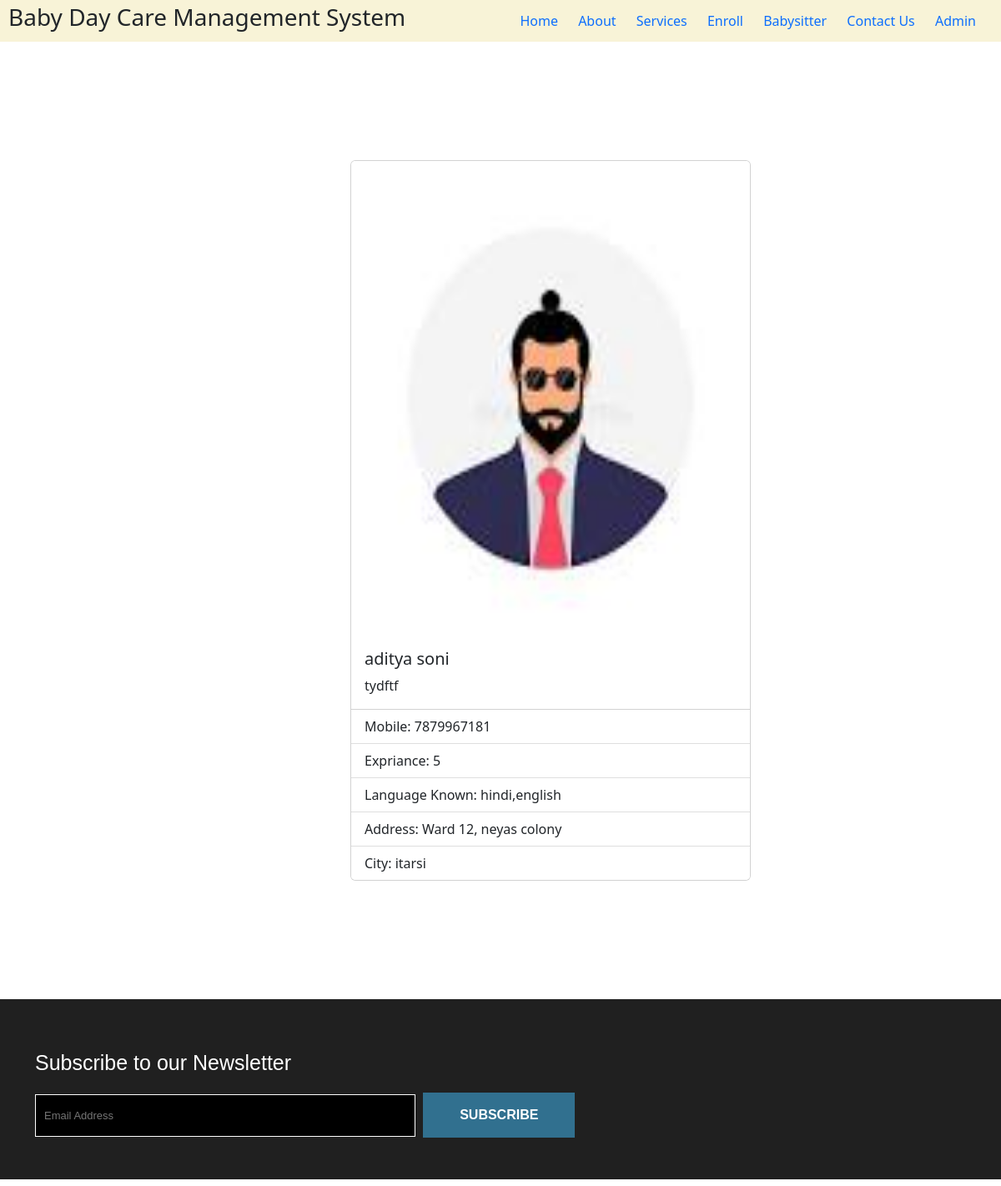
Page /babysitter_details/10 on the committed database.
### App/models.py (models this page shows, shortened)
class BabySitters(models.Model):
    name = models.CharField(max_length=200, null=True)
    email = models.EmailField(null=True)
    mobileNo = models.IntegerField(null=True)
    address = models.TextField(null=True)
    city = models.CharField(max_length=100, null=True)
    languagesKnown = models.TextField(null=True)
    babySittersExp = models.CharField(max_length=100, null=True)
    profilePic = models.ImageField(null=True)
    certificate = models.CharField(max_length=300, null=True)
    descreption = models.TextField(null=True)
    regDate = models.DateTimeField(auto_now=True)

### App/views.py (the view)
# urls.py: path('babysitter_details/<int:id>',babysitter_detail_page,name="babysitte-detail"),
def babysitter_detail_page(request, id):
    babysiter = BabySitters.objects.get(id=id)
    return render(request, "babysiter_detail.html", context={"babysitter": babysiter})

### App/templates/babysiter_detail.html
{% extends 'base.html' %}{% block body %}
<div
  class="card"
  style="
    width: 30rem;
    display: flex;
    margin-left: 35%;
    margin-top: 10vh;
    margin-bottom: 10vh;
  "
>
  <img src="{{ babysitter.profilePic.url }}" class="card-img-top" alt="..." style="height: 40vh;" />
  <div class="card-body">
    <h5 class="card-title">{{ babysitter.name }}</h5>
    <p class="card-text">
      {{ babysitter.descreption }}
    </p>
  </div>
  <ul class="list-group list-group-flush">
    <li class="list-group-item">Mobile: {{ babysitter.mobileNo }}</li>
    <li class="list-group-item">Expriance: {{ babysitter.babySittersExp }}</li>
    <li class="list-group-item">Language Known: {{ babysitter.languagesKnown}}</li>
    <li class="list-group-item">Address: {{ babysitter.address }}</li>
    <li class="list-group-item">City: {{ babysitter.city }}</li>
  </ul>
</div>
{% endblock %}

### App/static/css/style.css (style rules this page uses)
* { margin: 0; padding: 0; box-sizing: border-box; }
html, body { height: 100%; width: 100%; font-family: 'Franklin Gothic Medium', 'Arial Narrow', Arial, sans-serif; }

### rows in the picture
BabySitters: profilePic (picture), name "aditya soni", descreption "tydftf", mobileNo "7879967181", babySittersExp "5", languagesKnown "hindi,english", address "Ward 12, neyas colony", city "itarsi"
